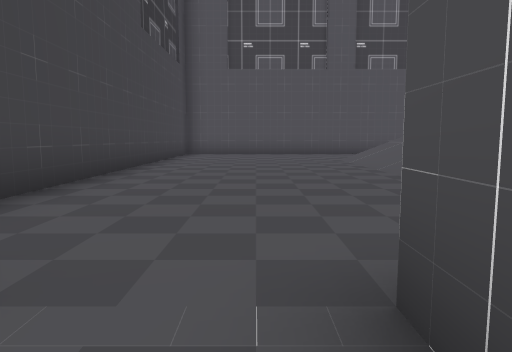
View 1 (above)

17 first-person views from a walk through a Godot game level. The camera is 1.2 m above the floor, tilts 6° down and sees 70° across. Doors that lead somewhere are drawn open, without their leaves. The floor is counted in squares, 2 m on a side. Each view is taken from the middle of a square. On the plan, view 1 faces up. The plan holds only what a view shows up to about 10 squares ahead; the rest is blank. The place goes on beyond the plan. Characters and animated objects are left out. Some surface patterns are stand-ins.

View 2
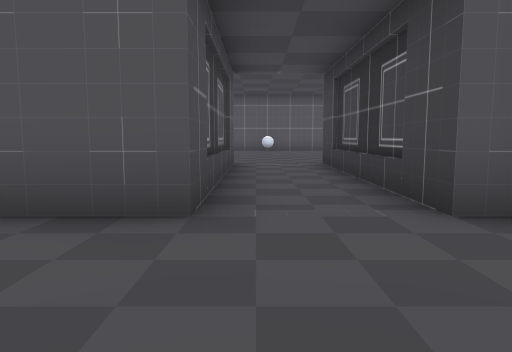

View 3
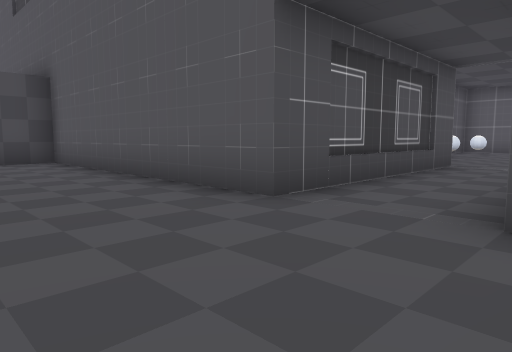

View 4
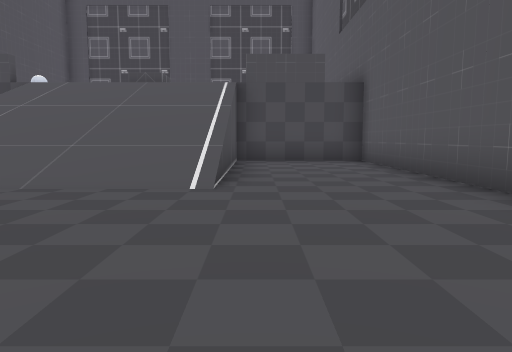

View 5
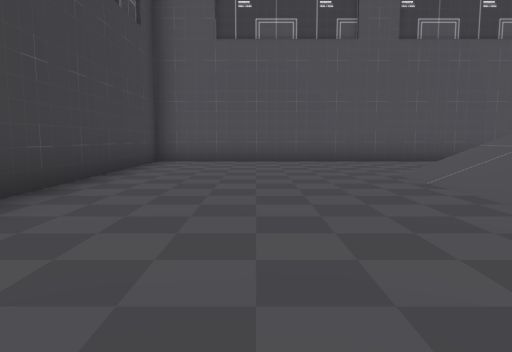

View 6
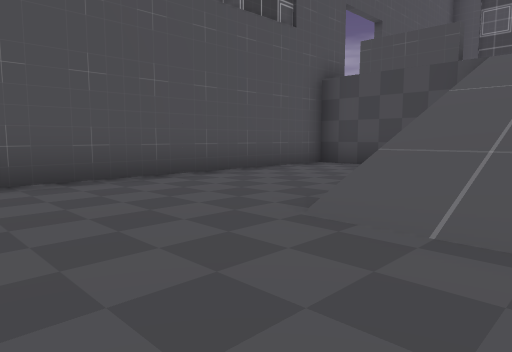

View 7
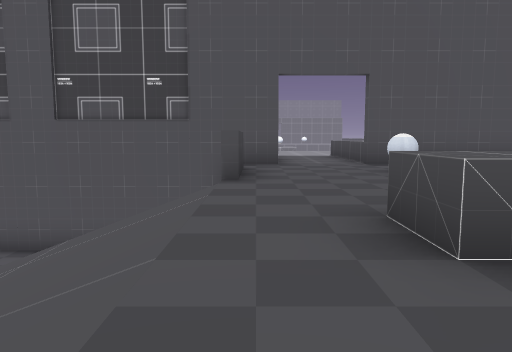

View 8
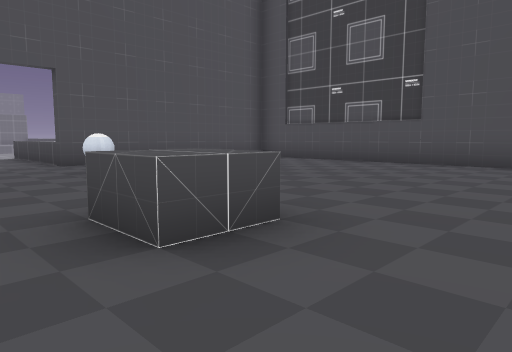

View 9
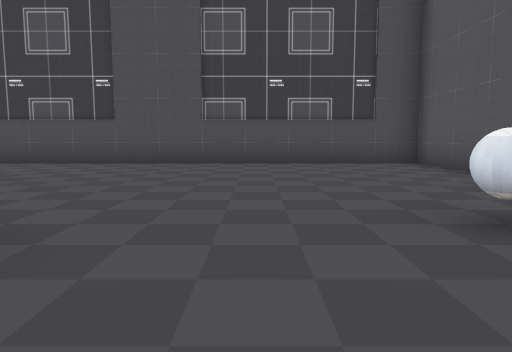

View 10
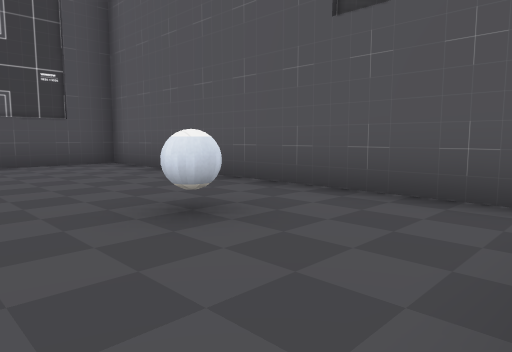

View 11
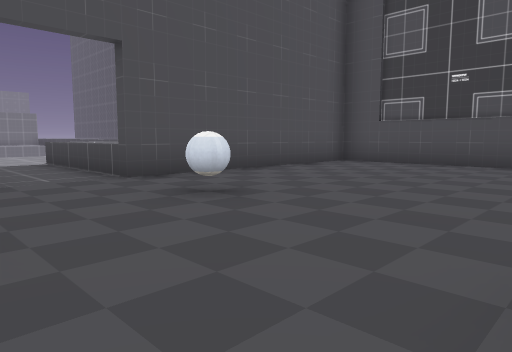

View 12
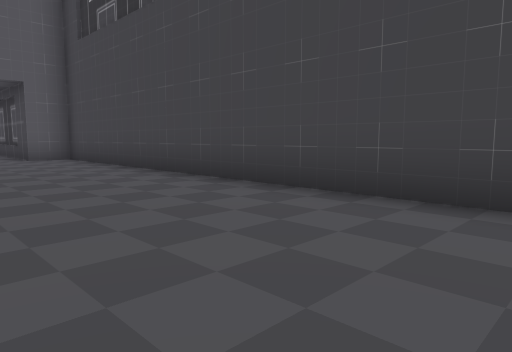

View 13
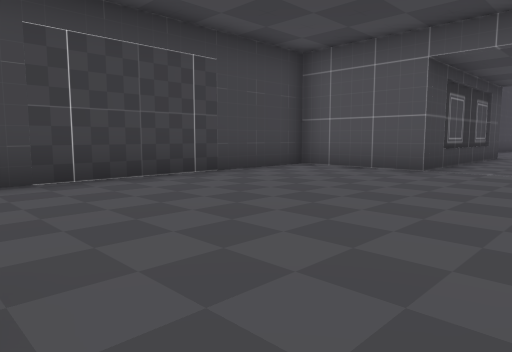

View 14
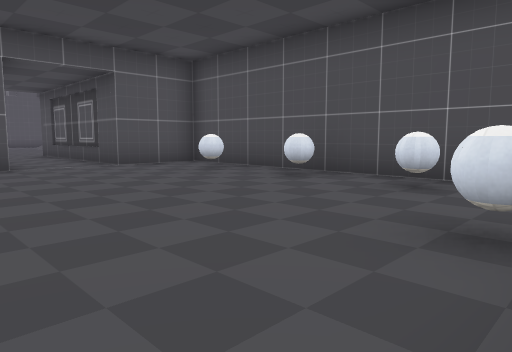

View 15
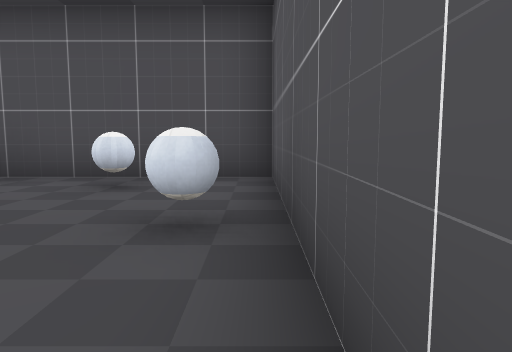

View 16
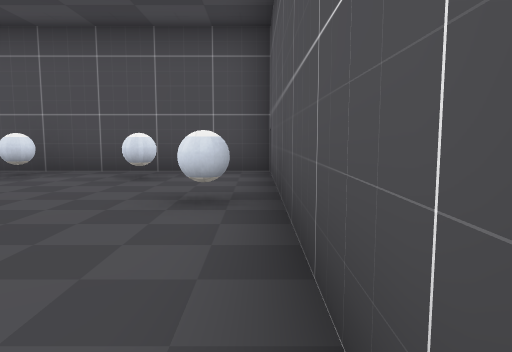

View 17
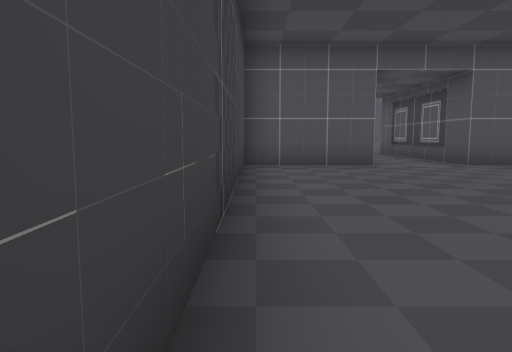

### Floor plan
Key: @ floor where view 1 was taken; # wall or solid block; . main floor; : floor 4 m higher than the main floor; / step, stairs or slope; D open door; = window, fence, low wall or low ledge; ^ raised ledge.
Columns run from 5 left of view 1 to 17 right of it. Each row starts with its distance up from view 1.
 19                ::
 18                ::
 17                :^^
 16               ::=
 15               ::=
 14   ###########=DD=######
 13   #..........:DD::::::#
 12   #..........^::::::::#
 11   #..........^::#:::::#
 10   #...../////:::::::::#
  9   #...../////:::::::::#
  8   #...../////:::::::::#
  7   #...../////:^^::::::#
  6   #...../////:::::::::#
  5   #...../////:::::::::#
  4   #..........^::::::::#
  3   #..........^::#:::::#
  2   #..........:::::::::#
  1   ##DD#################
  0    #.@#
 -1    #..#
 -2    #..#
 -3    #..#
 -4 ####DD###
 -5 #.......#
 -6 #.......#
 -7 #.......#
 -8 #.......#
 -9 #.......#
-10 #.......#
-11 #.......#
-12 #.......#
-13  ########

Where each view was taken, in squares from view 1:
view 1: 0 up, 0 right, facing up
view 2: 4 up, 0 right, facing down
view 3: 4 up, 2 left, facing down-right
view 4: 4 up, 2 left, facing right
view 5: 4 up, 0 right, facing up
view 6: 8 up, 0 right, facing up-right
view 7: 5 up, 8 right, facing up
view 8: 5 up, 8 right, facing up-right
view 9: 5 up, 8 right, facing right
view 10: 5 up, 8 right, facing down-right
view 11: 8 up, 8 right, facing up-right
view 12: 12 up, 1 right, facing down-left
view 13: 11 down, 1 right, facing up-left
view 14: 12 down, 3 left, facing up-right
view 15: 12 down, 3 left, facing right
view 16: 12 down, 4 left, facing right
view 17: 12 down, 4 left, facing up
